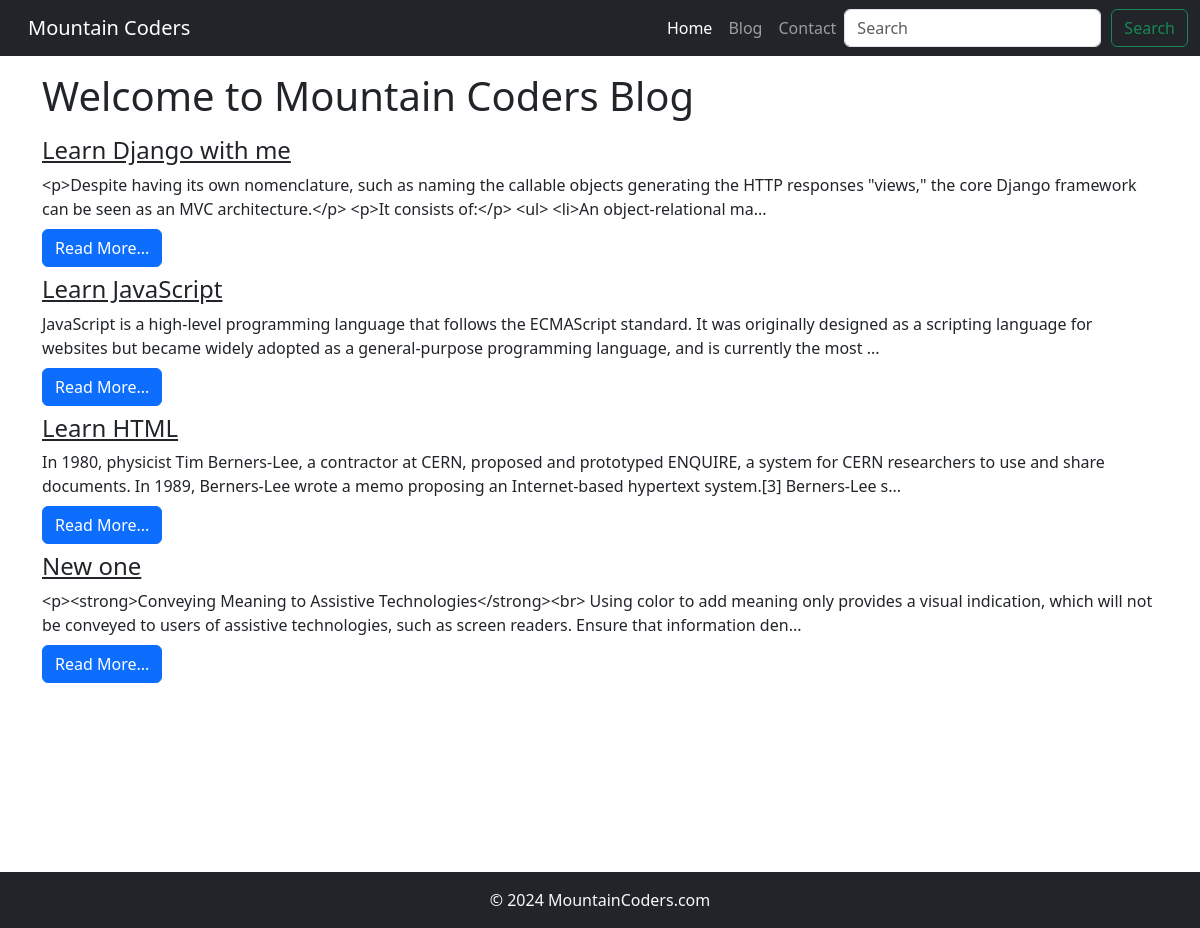
Screenshot of /blog/ with the database file from the repository.
### blog/models.py (models this page shows, shortened)
class Blog(models.Model):
    sno = models.AutoField(primary_key=True)
    title = models.CharField(max_length=200)
    content = models.TextField()  # You can also use a RichTextField if available
    slug = models.CharField(max_length=100)
    time = models.DateTimeField(auto_now_add=True)

### blog/views.py (the view)
# urls.py: 2. Add a URL to urlpatterns:  path('blog/', include('blog.urls'))
def blog(request):
    blogs= Blog.objects.all()
    context= {'blogs': blogs}
    return render(request,'bloghome.html',context)

### templates/bloghome.html (shortened to what this page needs)
{% extends "base.html" %}
{% block blogactive %}active{% endblock blogactive %}
{% block body %}
<div class="container">
<h1 class="my-3">Welcome to Mountain Coders Blog</h1>
{% for blog in blogs %}
<div class="my-2">
      <h4 class="mt-0"><a href="/blogpost/{{blog.slug}}" class="text-dark">{{blog.title}}</a></h4>
      <div class="my-2">
      {{blog.content|slice:245}}...
    </div>
    <a href="/blogpost/{{blog.slug}}" class="text-dark"> <button class="btn btn-primary">Read More...</button></a>
  </div>
{% endfor %}
</div>
{% endblock body %}

### templates/base.html (shortened to what this page needs)
<!doctype html>
<html lang="en">
  <head>
    <link rel="stylesheet" href="https://cdn.jsdelivr.net/npm/bootstrap@5.3.3/dist/css/bootstrap.rtl.min.css">
  </head>
  <body>
    <nav class="navbar navbar-expand-lg navbar-dark bg-dark">
        <div class="container-fluid">
            <a class="navbar-brand" href="/">Mountain Coders</a>
          <div class="collapse navbar-collapse" id="navbarSupportedContent">
            <ul class="navbar-nav me-auto mb-2 mb-lg-0">
              <li class="nav-item {% block homeactive %}{% endblock homeactive %}">
                <a class="nav-link active" aria-current="page" href="/">Home</a>
              </li>
              <li class="nav-item {% block blogactive %}{% endblock blogactive %}">
                <a class="nav-link" href="/blog">Blog</a>
              </li>
              <li class="nav-item {% block contactactive %}{% endblock contactactive %} ">
                <a class="nav-link" href="/contact">Contact</a>
              </li>
            </ul>
            <form action="/search" method="get" class="d-flex" role="search">
                <input class="form-control" type="search" placeholder="Search" aria-label="Search" style="margin-right: 10px;">
                <button class="btn btn-outline-success" type="submit">Search</button>
              </form>
          </div>
        </div>
      </nav>
    {% block body %}{% endblock body %}
    <footer class="text-center py-3 bg-dark text-light">
      <p class="mb-0">© 2024 MountainCoders.com</p>
  </footer>
  </body>
</html>

### templates/bloghome.html (style rules this page uses)
.container { min-height:100vh; }

### rows the page displays
Blog: title "Learn Django with me", content "<p>Despite having its own nomenclature, such as naming the callable objects generating the HTTP responses \"views,\" the core Django framework can be seen as an MVC architecture.</p> <p>It consists of:</p> <ul> <li>An object-relational ma"
Blog: title "Learn JavaScript", content "JavaScript is a high-level programming language that follows the ECMAScript standard. It was originally designed as a scripting language for websites but became widely adopted as a general-purpose programming language, and is currently the most"
Blog: title "Learn HTML", content "In 1980, physicist Tim Berners-Lee, a contractor at CERN, proposed and prototyped ENQUIRE, a system for CERN researchers to use and share documents. In 1989, Berners-Lee wrote a memo proposing an Internet-based hypertext system.[3] Berners-Lee s"
Blog: title "New one", content "<p><strong>Conveying Meaning to Assistive Technologies</strong><br> Using color to add meaning only provides a visual indication, which will not be conveyed to users of assistive technologies, such as screen readers. Ensure that information den"
